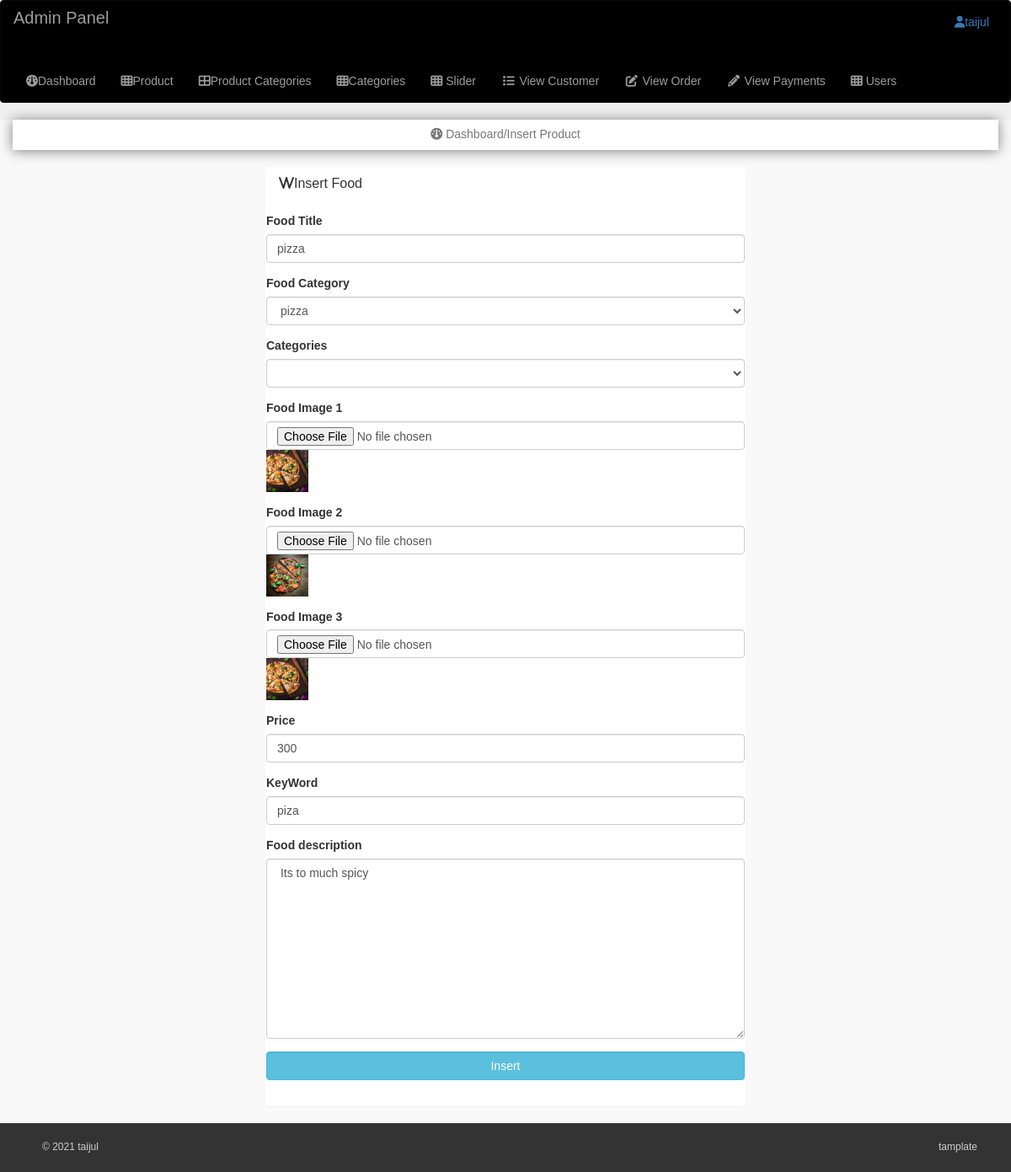
The app's page /admin_area/index.php?edit_id=46 (signed in) with its own data.
### tables this page shows
CREATE TABLE `product` (
  `product_id` int(10) NOT NULL,
  `p_cat_id` int(10) NOT NULL,
  `cat_id` int(10) NOT NULL,
  `date` timestamp NOT NULL DEFAULT current_timestamp() ON UPDATE current_timestamp(),
  `product_title` text NOT NULL,
  `product_img1` text NOT NULL,
  `product_img2` text NOT NULL,
  `product_img3` text NOT NULL,
  `product_price` int(10) NOT NULL,
  `product_dec` text NOT NULL,
  `product_key` text NOT NULL
);

CREATE TABLE `product_categories` (
  `p_cat_id` int(10) NOT NULL,
  `p_cat_title` text NOT NULL,
  `p_cat_desc` text NOT NULL
);

### admin_area/edit_product.php (the view, shortened to what this page needs)
<?php
include("includes/db.php");
if(!isset($_SESSION['admin_email'])){
    echo"<script>window.open('login.php','_self')</script>";
}else{
if(isset($_GET['edit_id'])){
    $edit_id=$_GET['edit_id'];
    $get_product="SELECT * FROM product WHERE product_id='$edit_id'";
    $query=mysqli_query($con,$get_product);
    $row=mysqli_fetch_array($query);
    $p_title=$row['product_title'];
    $p_cat=$row['p_cat_id'];
    $p_img1=$row['product_img1'];
    $p_img2=$row['product_img2'];
    $p_price=$row['product_price'];
    $p_desc=$row['product_dec'];
    $p_key=$row['product_key'];
}
$get_p_cat="SELECT * from product_categories WHERE p_cat_id='$p_cat'";
$sqli=mysqli_query($con,$get_p_cat);
$row=mysqli_fetch_array($sqli);
    $p_c_title=$row['p_cat_title'];
    $get_cat="SELECT * from categories WHERE cat_id='$p_cat'";
    $sqli=mysqli_query($con,$get_cat);
    $row=mysqli_fetch_array($sqli);
        $c_title=$row['cat_title'];
?>
<!DOCTYPE html>
<html lang="en">
<head>
    <link rel="stylesheet" href="styles/style.css">
</head>
<body>
    <center>
<div class="row">
    <div class="col-lg-12">
        <div class="breadcrumb">
            <li class="active">
                <i class="fa fa-dashboard"></i>
                Dashboard/Insert Product
            </li>
        </div>
    </div>
</div>
</center>
<div class="row" >
   <div class="col-lg-3">
   </div>
    <div class="col-lg-6">
        <div class="panel panel-deault">
            <div class="panel-heading">
                    <h3 class="panel-title">
       <i class="fa a-money fa-w"></i>Insert Food
                    </h3>
            </div>
            <div class="panel-body">
                <form action="" class="form-horizontal" method="post" action="" enctype="multipart/form-data">
                 <div class="form-group">
                     <label for=" col-md-3 control-lable">Food Title</label>
                     <input type="text" name="product_title" class="form-control" value="<?php echo $p_title?>" required=''>
                 </div>
                 <div class="form-group">
                     <label for=" col-md-3 control-lable">Food Category </label>
                     <select name="product_cat" class="form-control" id="">
                        <option value=""> <?php echo $p_c_title?></option>
                         <?php
                         $get_cat="SELECT * from product_categories";
                         $sqli=mysqli_query($con,$get_cat);
                         while($row=mysqli_fetch_array($sqli)){
                             $p_desc=$row['p_cat_desc'];
                         }
                         ?>
                     </select>
                 </div>
                 <div class="form-group">
                     <label for=" col-md-3 control-lable">Categories</label>
                     <select name="cat" class="form-control" id="">
                        <option value=""><?php echo $c_title?></option>
                     <option value=" "> Select Category</option>
                     </select>
                 </div>
                 <div class="form-group">
                     <label for=" col-md-3 control-lable">Food Image 1</label>
                     <input type="file" name="product_img1" class="form-control" >
                     <img src="product_images/<?php echo $p_img1?>" height="50" width="50" alt="">
                 </div>
                 <div class="form-group">
                     <label for=" col-md-3 control-lable">Food Image 2</label>
                     <input type="file" name="product_img2" class="form-control" >
                     <img src="product_images/<?php echo $p_img2?>" height="50" width="50" alt="">
                 </div>
                 <div class="form-group">
                     <label for=" col-md-3 control-lable">Food Image 3</label>
                     <input type="file" name="product_img3" class="form-control" >
                     <img src="product_images/<?php echo $p_img1?>" height="50" width="50" alt="">
                 </div>
                 <div class="form-group">
                     <label for=" col-md-3 control-lable">Price</label>
                     <input type="text" name="product_price" class="form-control" value="<?php echo $p_price?>" >
                 </div>
                 <div class="form-group">
                     <label for=" col-md-3 control-lable">KeyWord </label>
                     <input type="text" name="product_keyword" class="form-control" value="<?php echo $p_key?>">
                 </div>
                 <div class="form-group">
                     <label for=" col-md-3 control-lable">Food description </label>
                    <textarea name="product_desc" id="" cols="30" rows="10" class="form-control"> <?php echo $p_desc?></textarea>
                 </div>
                 <div class="form-group">
                      <button class="btn btn-info form-control" name='insert'>
                        Insert
                      </button>
                 </div>
                </form>
            </div>
        </div>
    </div>
    <div class="col-lg-3">
    </div>
</div>
</body>
</html>
<?php   }?>

### admin_area/includes/sidebar.php (shortened to what this page needs)
<?php
if(!isset($_SESSION['admin_email'])){
    echo"<script>window.open('login.php','_self')</script>";
}else{
?>
<nav class="navbar navbar-inverse " style="background:black ;">
    <div class="navbar-header">
        <a href="index.php?dashboard" class="navbar-brand">Admin Panel</a>
    </div>
    <ul class="nav navbar-right top-nav">
        <li class="dropdown">
            <a href="#" class="dropdown-toggle" style="margin-right: 10px;" data-toggle="dropdown">
                <i class="fa fa-user"></i><?php echo $admin_name?>
            </a>
        </li>
    </ul>
    <div class="collapse  navbar-collapse navbar-ex1-collapse">
        <ul class="nav navbar-nav side-nav text-info">
            <li>
                <a href="index.php?dashboard">
                    <i class="fa fa-gauge"></i>Dashboard
                </a>
            </li>
            <li>
                <a href="#" data-toggle="collapse" data-target="#products">
                <i class="fa fa-table-cells"></i>Product
                </a>
            </li>
            <li>
                <a href="#" data-toggle="collapse" data-target="#cat">
                <i class="fa-solid fa-table-cells-large"></i>Product Categories
                </a>
            </li>
            <li>
                <a href="#" data-toggle="collapse" data-target="#categories">
                <i class="fa fa-table-cells"></i>Categories
                </a>
            </li>
            <li>
                <a href="#" data-toggle="collapse" data-target="#slider">
                <i class="fa fa-table-cells"></i>  Slider
                </a>
            </li>
            <li>
                <a href="index.php?view_customer">
                <i class="fa fa-fw fa-list"></i>  View Customer
                </a>
            </li>
            <li>
                <a href="index.php?view_order">
                <i class="fa fa-fw fa-edit"></i>  View Order
                </a>
            </li>
            <li>
                <a href="index.php?view_Payments">
                <i class="fa fa-fw fa-pencil"></i>  View Payments
                </a>
            </li>
            <li>
                <a href="#" data-toggle="collapse" data-target="#users">
                <i class="fa fa-table-cells"></i> Users
                </a>
            </li>
        </ul>
    </div>
</nav>
<?php }?>

### admin_area/css/style.css (style rules this page uses)
.top-nav { padding: 0 15px; }
.top-nav>li { display: inline-block; }
.top-nav>li>a { padding-top: 15px; padding-bottom: 15px; line-height: 20px; }

### styles/style.css (style rules this page uses)
body { font-family: 'Roboto Flex', sans-serif;; font-size: 14px; line-height: 1.4285143; color: #333333; background-color: #f0f0f0; }
.navbar { background:white; }
.navbar-brand { float: left; padding: 10px 15px; font-size: 20px; line-height: 20px; height: 70px; }
.breadcrumb { padding: 8px; margin-bottom: 20px; background-color: #ffffff; border-radius: 0; box-shadow: 0 1px 15px rgb(0,0,0,0.5); }

### records on screen
product: product_title "pizza", product_img1 (picture), product_img2 (picture), product_price "300", product_keyword "piza"
product_categories: product_cat "pizza"
product_categories: product_desc "Its to much spicy"

### other values on screen
$admin_name "taijul"
